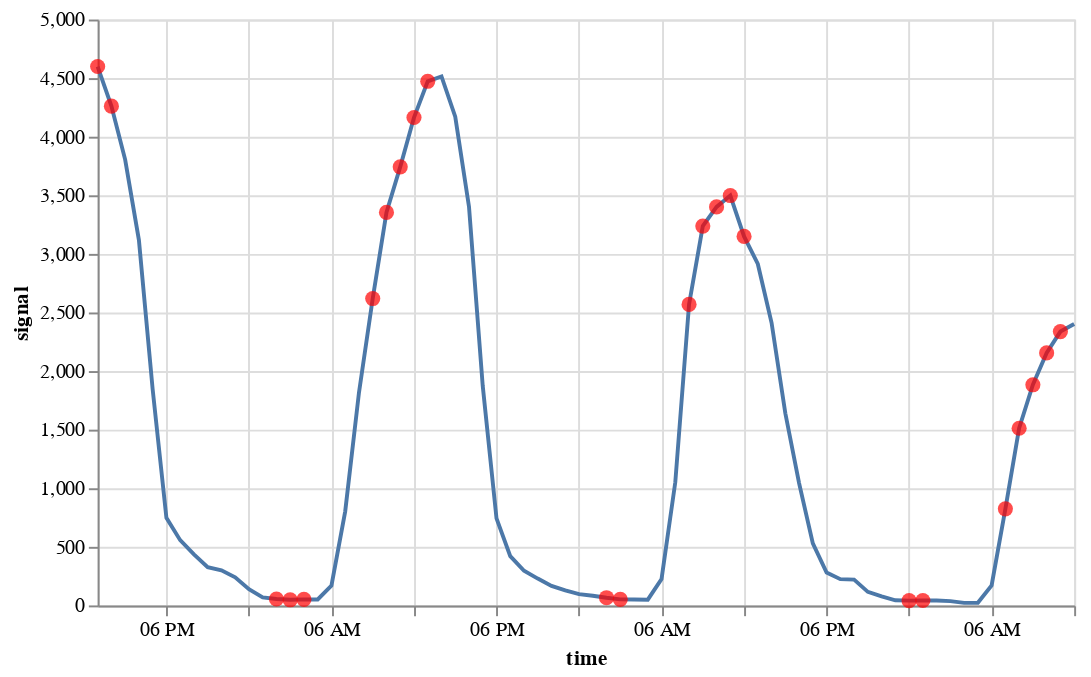

Notebook source saved alongside this figure:
### Code cell
on.plots.anomalies(test[:72], predetected[:72])

### Figure 1 — Vega specification as saved in the notebook (floating-point values rounded to 4 significant figures)
{"$schema": "https://vega.github.io/schema/vega/v5.json", "data": [{"name": "source_0", "values": [{"anomaly": 1.0, "signal": 4599.0, "time": "2015-09-13T13:00:00.000"}, {"anomaly": 1.0, "signal": 4261.0, "time": "2015-09-13T14:00:00.000"}, {"anomaly": 0.0, "signal": 3805.0, "time": "2015-09-13T15:00:00.000"}, {"anomaly": 0.0, "signal": 3118.0, "time": "2015-09-13T16:00:00.000"}, {"anomaly": 0.0, "signal": 1844.0, "time": "2015-09-13T17:00:00.000"}, {"anomaly": 0.0, "signal": 747.0, "time": "2015-09-13T18:00:00.000"}, {"anomaly": 0.0, "signal": 557.0, "time": "2015-09-13T19:00:00.000"}, {"anomaly": 0.0, "signal": 436.0, "time": "2015-09-13T20:00:00.000"}, {"anomaly": 0.0, "signal": 327.0, "time": "2015-09-13T21:00:00.000"}, {"anomaly": 0.0, "signal": 300.0, "time": "2015-09-13T22:00:00.000"}, {"anomaly": 0.0, "signal": 240.0, "time": "2015-09-13T23:00:00.000"}, {"anomaly": 0.0, "signal": 138.0, "time": "2015-09-14T00:00:00.000"}, {"anomaly": 0.0, "signal": 69.0, "time": "2015-09-14T01:00:00.000"}, {"anomaly": 1.0, "signal": 55.0, "time": "2015-09-14T02:00:00.000"}, {"anomaly": 1.0, "signal": 48.0, "time": "2015-09-14T03:00:00.000"}, {"anomaly": 1.0, "signal": 52.0, "time": "2015-09-14T04:00:00.000"}, {"anomaly": 0.0, "signal": 51.0, "time": "2015-09-14T05:00:00.000"}, {"anomaly": 0.0, "signal": 170.0, "time": "2015-09-14T06:00:00.000"}, {"anomaly": 0.0, "signal": 803.0, "time": "2015-09-14T07:00:00.000"}, {"anomaly": 0.0, "signal": 1816.0, "time": "2015-09-14T08:00:00.000"}, {"anomaly": 1.0, "signal": 2619.0, "time": "2015-09-14T09:00:00.000"}, {"anomaly": 1.0, "signal": 3354.0, "time": "2015-09-14T10:00:00.000"}, {"anomaly": 1.0, "signal": 3743.0, "time": "2015-09-14T11:00:00.000"}, {"anomaly": 1.0, "signal": 4164.0, "time": "2015-09-14T12:00:00.000"}, {"anomaly": 1.0, "signal": 4473.0, "time": "2015-09-14T13:00:00.000"}, {"anomaly": 0.0, "signal": 4514.0, "time": "2015-09-14T14:00:00.000"}, {"anomaly": 0.0, "signal": 4171.0, "time": "2015-09-14T15:00:00.000"}, {"anomaly": 0.0, "signal": 3403.0, "time": "2015-09-14T16:00:00.000"}, {"anomaly": 0.0, "signal": 1872.0, "time": "2015-09-14T17:00:00.000"}, {"anomaly": 0.0, "signal": 743.0, "time": "2015-09-14T18:00:00.000"}, {"anomaly": 0.0, "signal": 421.0, "time": "2015-09-14T19:00:00.000"}, {"anomaly": 0.0, "signal": 296.0, "time": "2015-09-14T20:00:00.000"}, {"anomaly": 0.0, "signal": 229.0, "time": "2015-09-14T21:00:00.000"}, {"anomaly": 0.0, "signal": 167.0, "time": "2015-09-14T22:00:00.000"}, {"anomaly": 0.0, "signal": 128.0, "time": "2015-09-14T23:00:00.000"}, {"anomaly": 0.0, "signal": 96.0, "time": "2015-09-15T00:00:00.000"}, {"anomaly": 0.0, "signal": 83.0, "time": "2015-09-15T01:00:00.000"}, {"anomaly": 1.0, "signal": 66.0, "time": "2015-09-15T02:00:00.000"}, {"anomaly": 1.0, "signal": 52.0, "time": "2015-09-15T03:00:00.000"}, {"anomaly": 0.0, "signal": 51.0, "time": "2015-09-15T04:00:00.000"}, {"anomaly": 0.0, "signal": 49.0, "time": "2015-09-15T05:00:00.000"}, {"anomaly": 0.0, "signal": 225.0, "time": "2015-09-15T06:00:00.000"}, {"anomaly": 0.0, "signal": 1052.0, "time": "2015-09-15T07:00:00.000"}, {"anomaly": 1.0, "signal": 2569.0, "time": "2015-09-15T08:00:00.000"}, {"anomaly": 1.0, "signal": 3237.0, "time": "2015-09-15T09:00:00.000"}, {"anomaly": 1.0, "signal": 3401.0, "time": "2015-09-15T10:00:00.000"}, {"anomaly": 1.0, "signal": 3498.0, "time": "2015-09-15T11:00:00.000"}, {"anomaly": 1.0, "signal": 3149.0, "time": "2015-09-15T12:00:00.000"}, {"anomaly": 0.0, "signal": 2914.0, "time": "2015-09-15T13:00:00.000"}, {"anomaly": 0.0, "signal": 2412.0, "time": "2015-09-15T14:00:00.000"}, {"anomaly": 0.0, "signal": 1640.0, "time": "2015-09-15T15:00:00.000"}, {"anomaly": 0.0, "signal": 1044.0, "time": "2015-09-15T16:00:00.000"}, {"anomaly": 0.0, "signal": 529.0, "time": "2015-09-15T17:00:00.000"}, {"anomaly": 0.0, "signal": 281.0, "time": "2015-09-15T18:00:00.000"}, {"anomaly": 0.0, "signal": 224.0, "time": "2015-09-15T19:00:00.000"}, {"anomaly": 0.0, "signal": 220.0, "time": "2015-09-15T20:00:00.000"}, {"anomaly": 0.0, "signal": 116.0, "time": "2015-09-15T21:00:00.000"}, {"anomaly": 0.0, "signal": 77.0, "time": "2015-09-15T22:00:00.000"}, {"anomaly": 0.0, "signal": 44.0, "time": "2015-09-15T23:00:00.000"}, {"anomaly": 1.0, "signal": 41.0, "time": "2015-09-16T00:00:00.000"}, {"anomaly": 1.0, "signal": 42.0, "time": "2015-09-16T01:00:00.000"}, {"anomaly": 0.0, "signal": 42.0, "time": "2015-09-16T02:00:00.000"}, {"anomaly": 0.0, "signal": 37.0, "time": "2015-09-16T03:00:00.000"}, {"anomaly": 0.0, "signal": 22.0, "time": "2015-09-16T04:00:00.000"}, {"anomaly": 0.0, "signal": 23.0, "time": "2015-09-16T05:00:00.000"}, {"anomaly": 0.0, "signal": 171.0, "time": "2015-09-16T06:00:00.000"}, {"anomaly": 1.0, "signal": 824.0, "time": "2015-09-16T07:00:00.000"}, {"anomaly": 1.0, "signal": 1512.0, "time": "2015-09-16T08:00:00.000"}, {"anomaly": 1.0, "signal": 1883.0, "time": "2015-09-16T09:00:00.000"}, {"anomaly": 1.0, "signal": 2155.0, "time": "2015-09-16T10:00:00.000"}, {"anomaly": 1.0, "signal": 2337.0, "time": "2015-09-16T11:00:00.000"}, {"anomaly": 0.0, "signal": 2402.0, "time": "2015-09-16T12:00:00.000"}], "transform": [{"type": "formula", "expr": "toDate(datum['time'])", "as": "time"}]}, {"name": "data_0", "values": [{"signal": 4599.0, "time": "2015-09-13T13:00:00.000"}, {"signal": 4261.0, "time": "2015-09-13T14:00:00.000"}, {"signal": 55.0, "time": "2015-09-14T02:00:00.000"}, {"signal": 48.0, "time": "2015-09-14T03:00:00.000"}, {"signal": 52.0, "time": "2015-09-14T04:00:00.000"}, {"signal": 2619.0, "time": "2015-09-14T09:00:00.000"}, {"signal": 3354.0, "time": "2015-09-14T10:00:00.000"}, {"signal": 3743.0, "time": "2015-09-14T11:00:00.000"}, {"signal": 4164.0, "time": "2015-09-14T12:00:00.000"}, {"signal": 4473.0, "time": "2015-09-14T13:00:00.000"}, {"signal": 66.0, "time": "2015-09-15T02:00:00.000"}, {"signal": 52.0, "time": "2015-09-15T03:00:00.000"}, {"signal": 2569.0, "time": "2015-09-15T08:00:00.000"}, {"signal": 3237.0, "time": "2015-09-15T09:00:00.000"}, {"signal": 3401.0, "time": "2015-09-15T10:00:00.000"}, {"signal": 3498.0, "time": "2015-09-15T11:00:00.000"}, {"signal": 3149.0, "time": "2015-09-15T12:00:00.000"}, {"signal": 41.0, "time": "2015-09-16T00:00:00.000"}, {"signal": 42.0, "time": "2015-09-16T01:00:00.000"}, {"signal": 824.0, "time": "2015-09-16T07:00:00.000"}, {"signal": 1512.0, "time": "2015-09-16T08:00:00.000"}, {"signal": 1883.0, "time": "2015-09-16T09:00:00.000"}, {"signal": 2155.0, "time": "2015-09-16T10:00:00.000"}, {"signal": 2337.0, "time": "2015-09-16T11:00:00.000"}], "transform": [{"type": "formula", "expr": "toDate(datum['time'])", "as": "time"}]}], "marks": [{"type": "line", "name": "layer_0_marks", "from": {"data": "source_0"}, "sort": {"field": "datum[\"time\"]"}, "encode": {"update": {"description": {"signal": "\"time: \" + (timeFormat(datum[\"time\"], '%b %d, %Y')) + \"; signal: \" + (format(datum[\"signal\"], \"\"))"}, "stroke": {"value": "#4c78a8"}, "y": {"field": "signal", "scale": "y"}, "defined": {"signal": "isValid(datum[\"time\"]) && isFinite(+datum[\"time\"]) && isValid(datum[\"signal\"]) && isFinite(+datum[\"signal\"])"}, "x": {"field": "time", "scale": "x"}}}, "style": ["line"]}, {"type": "symbol", "name": "layer_1_marks", "from": {"data": "data_0"}, "encode": {"update": {"ariaRoleDescription": {"value": "circle"}, "y": {"field": "signal", "scale": "y"}, "shape": {"value": "circle"}, "opacity": {"value": 0.7}, "fill": {"value": "red"}, "size": {"value": 60}, "x": {"field": "time", "scale": "x"}, "description": {"signal": "\"time: \" + (timeFormat(datum[\"time\"], '%b %d, %Y')) + \"; signal: \" + (format(datum[\"signal\"], \"\"))"}}}, "style": ["circle"]}], "scales": [{"name": "x", "type": "time", "domain": {"fields": [{"data": "source_0", "field": "time"}, {"data": "data_0", "field": "time"}]}, "range": [0, {"signal": "width"}]}, {"name": "y", "type": "linear", "domain": {"fields": [{"data": "source_0", "field": "signal"}, {"data": "data_0", "field": "signal"}]}, "range": [{"signal": "height"}, 0], "nice": true, "zero": true}], "axes": [{"scale": "x", "zindex": 0, "labels": false, "minExtent": 0, "domain": false, "aria": false, "maxExtent": 0, "tickCount": {"signal": "ceil(width/40)"}, "ticks": false, "gridScale": "y", "orient": "bottom", "grid": true}, {"scale": "y", "gridScale": "x", "minExtent": 0, "zindex": 0, "domain": false, "aria": false, "orient": "left", "grid": true, "labels": false, "maxExtent": 0, "tickCount": {"signal": "ceil(height/40)"}, "ticks": false}, {"scale": "x", "labelFlush": true, "title": "time", "grid": false, "tickCount": {"signal": "ceil(width/40)"}, "zindex": 0, "orient": "bottom", "labelOverlap": true}, {"scale": "y", "tickCount": {"signal": "ceil(height/40)"}, "labelOverlap": true, "zindex": 0, "orient": "left", "grid": false, "title": "signal"}], "width": 500, "height": 300, "background": "white", "padding": 5, "style": "cell"}
